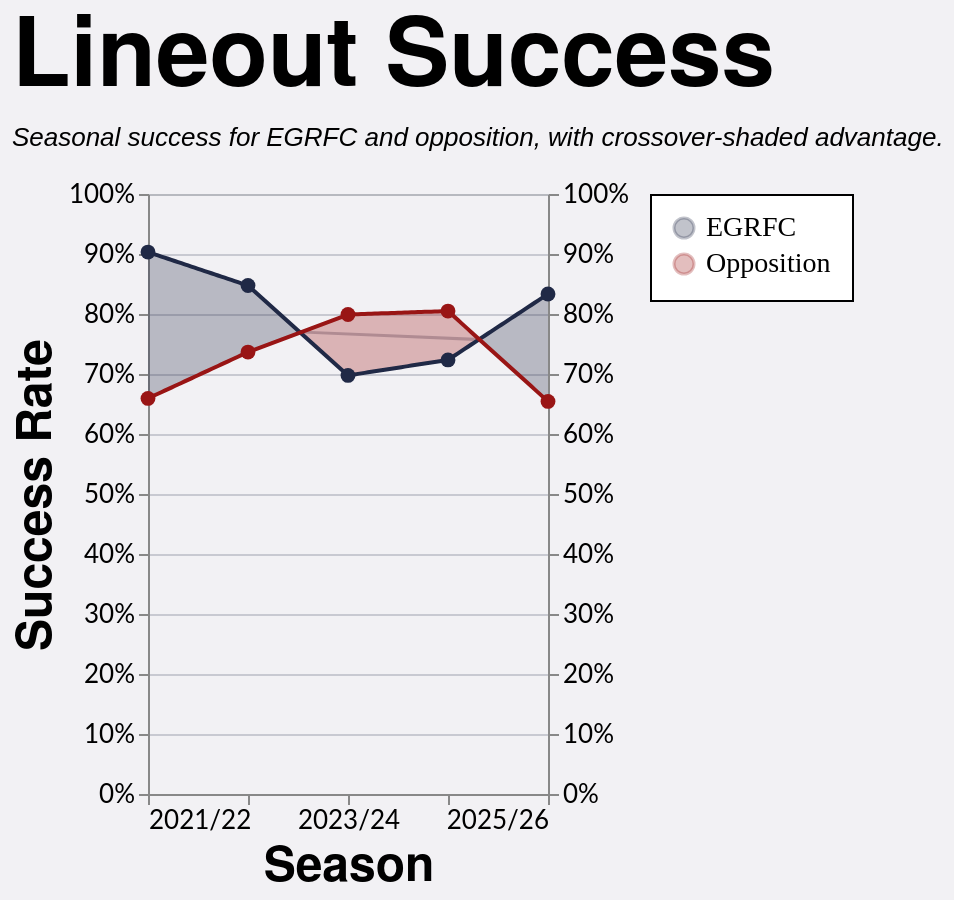

Write the Vega-Lite specification saved for this chart.
### Vega-Lite specification from a JSON file in a GitHub repository (floating-point values rounded to 4 significant figures; data arrays with more than 128 entries replaced by an {"elided": "..."} marker saying what was removed)
{"config": {"axis": {"labelFont": "Lato, sans-serif", "titleFont": "PT Sans Narrow, Helvetica Neue, Helvetica, Arial, sans-serif", "labelFontSize": 13, "titleFontSize": 24, "gridColor": "#202947", "gridOpacity": 0.2}, "header": {"labelFont": "PT Sans Narrow, Helvetica Neue, Helvetica, Arial, sans-serif", "titleFont": "PT Sans Narrow, Helvetica Neue, Helvetica, Arial, sans-serif", "labelFontSize": 24, "titleFontSize": 28, "labelFontWeight": "bold", "orient": "left"}, "legend": {"labelFont": "Lato, sans-serif", "titleFont": "PT Sans Narrow, Helvetica Neue, Helvetica, Arial, sans-serif", "labelFontSize": 14, "titleFontSize": 16, "titlePadding": 5, "fillColor": "white", "strokeColor": "black", "padding": 10, "titleFontWeight": "lighter", "titleFontStyle": "italic", "titleColor": "gray", "offset": 10}, "title": {"font": "PT Sans Narrow, Helvetica Neue, Helvetica, Arial, sans-serif", "fontSize": 48, "fontWeight": "bold", "anchor": "start", "align": "center", "titlePadding": 20, "subtitlePadding": 10, "subtitleFontSize": 13, "subtitleColor": "", "subtitleFontStyle": "italic", "offset": 15, "color": "black"}, "axisX": {"labelAngle": 0}, "facet": {"title": null, "header": null, "align": {"row": "each", "column": "each"}}, "resolve": {"scale": {"y": "independent", "facet": "independent"}}, "background": "#f2f1f4"}, "layer": [{"mark": {"type": "area", "opacity": 0.28}, "encoding": {"color": {"field": "leading_team", "legend": {"labelFont": "PT Sans Narrow", "orient": "right", "title": null}, "scale": {"domain": ["EGRFC", "Opposition"], "range": ["#202946", "#991515"]}, "title": "Team", "type": "nominal"}, "x": {"axis": {"grid": false, "labelExpr": "datum.value == 0 ? '2021/22' : datum.value == 1 ? '2022/23' : datum.value == 2 ? '2023/24' : datum.value == 3 ? '2024/25' : datum.value == 4 ? '2025/26' : ''", "values": [0, 1, 2, 3, 4]}, "field": "season_pos", "scale": {"domain": [0, 4]}, "title": "Season", "type": "quantitative"}, "y": {"axis": {"format": "%", "orient": "left"}, "field": "y_high", "scale": {"domain": [0.0, 1.0]}, "title": "Success Rate", "type": "quantitative"}, "y2": {"field": "y_low"}}, "transform": [{"filter": "(datum.team === 'EGRFC')"}]}, {"mark": {"type": "line", "size": 2}, "encoding": {"color": {"field": "team", "scale": {"domain": ["EGRFC", "Opposition"], "range": ["#202946", "#991515"]}, "title": "Team", "type": "nominal"}, "x": {"axis": {"labelExpr": "datum.value == 0 ? '2021/22' : datum.value == 1 ? '2022/23' : datum.value == 2 ? '2023/24' : datum.value == 3 ? '2024/25' : datum.value == 4 ? '2025/26' : ''", "values": [0, 1, 2, 3, 4]}, "field": "season_pos", "scale": {"domain": [0, 4]}, "title": "Season", "type": "quantitative"}, "y": {"axis": {"format": "%", "orient": "right"}, "field": "success_rate", "scale": {"domain": [0.0, 1.0]}, "title": null, "type": "quantitative"}}}, {"mark": {"type": "point", "filled": true, "opacity": 1.0, "size": 55}, "encoding": {"color": {"field": "team", "scale": {"domain": ["EGRFC", "Opposition"], "range": ["#202946", "#991515"]}, "title": "Team", "type": "nominal"}, "tooltip": [{"field": "team", "title": "Team", "type": "nominal"}, {"field": "squad", "title": "Squad", "type": "nominal"}, {"field": "set_piece_type", "title": "Set Piece", "type": "nominal"}, {"field": "lineouts_total", "format": ",.0f", "title": "Total Lineouts", "type": "quantitative"}, {"field": "success_rate", "format": ".0%", "title": "Success Rate", "type": "quantitative"}], "x": {"field": "season_pos", "title": "Season", "type": "quantitative"}, "y": {"axis": null, "field": "success_rate", "scale": {"domain": [0.0, 1.0]}, "title": "Success Rate", "type": "quantitative"}}, "transform": [{"filter": "datum.is_anchor"}]}], "data": {"name": "data-5bd34bed7374bd22afc0bb19ccd1d775"}, "height": 300, "params": [{"name": "spSquadParam", "value": "1st"}], "title": {"text": "Lineout Success", "subtitle": "Seasonal success for EGRFC and opposition, with crossover-shaded advantage."}, "transform": [{"filter": "datum.squad == (spSquadParam + ' XV')"}], "width": 200, "$schema": "https://vega.github.io/schema/vega-lite/v5.20.1.json", "datasets": {"data-5bd34bed7374bd22afc0bb19ccd1d775": {"elided": "484 records"}}}
